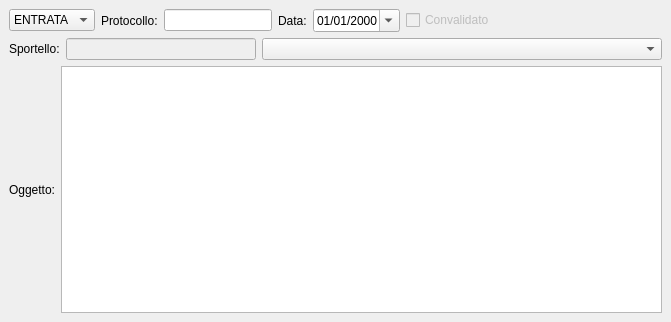
<?xml version="1.0" encoding="UTF-8"?>
<ui version="4.0">
 <class>MainWindow</class>
 <widget class="QMainWindow" name="MainWindow">
  <property name="geometry">
   <rect>
    <x>0</x>
    <y>0</y>
    <width>671</width>
    <height>322</height>
   </rect>
  </property>
  <property name="windowTitle">
   <string>inserimento vecchi protocolli</string>
  </property>
  <property name="nodelete" stdset="0">
   <bool>true</bool>
  </property>
  <widget class="QWidget" name="centralwidget">
   <layout class="QVBoxLayout" name="verticalLayout">
    <item>
     <layout class="QGridLayout" name="gridLayout" columnstretch="0,0,0,0,0,0,1">
      <item row="0" column="2">
       <widget class="QLineEdit" name="lineEdit">
        <property name="column" stdset="0">
         <string>iddocumento</string>
        </property>
        <property name="search" stdset="0">
         <bool>true</bool>
        </property>
       </widget>
      </item>
      <item row="0" column="0">
       <widget class="QComboBox" name="comboBox">
        <property name="column" stdset="0">
         <string>tipo</string>
        </property>
        <item>
         <property name="text">
          <string>ENTRATA</string>
         </property>
        </item>
        <item>
         <property name="text">
          <string>USCITA</string>
         </property>
        </item>
        <item>
         <property name="text">
          <string>INTERNO</string>
         </property>
        </item>
       </widget>
      </item>
      <item row="0" column="3">
       <widget class="QLabel" name="label_3">
        <property name="text">
         <string>Data:</string>
        </property>
       </widget>
      </item>
      <item row="0" column="4">
       <widget class="com.axiastudio.pypapi.ui.widgets.PyPaPiDateEdit" name="dateEdit">
        <property name="displayFormat">
         <string>dd/MM/yyyy</string>
        </property>
        <property name="calendarPopup">
         <bool>true</bool>
        </property>
        <property name="column" stdset="0">
         <string>dataprotocollo</string>
        </property>
        <property name="search" stdset="0">
         <bool>true</bool>
        </property>
       </widget>
      </item>
      <item row="0" column="5">
       <widget class="QCheckBox" name="checkBox">
        <property name="enabled">
         <bool>false</bool>
        </property>
        <property name="text">
         <string>Convalidato</string>
        </property>
        <property name="checkable">
         <bool>true</bool>
        </property>
        <property name="tristate">
         <bool>false</bool>
        </property>
        <property name="column" stdset="0">
         <string>convalidaprotocollo</string>
        </property>
       </widget>
      </item>
      <item row="0" column="1">
       <widget class="QLabel" name="label">
        <property name="text">
         <string>Protocollo:</string>
        </property>
       </widget>
      </item>
      <item row="0" column="6">
       <spacer name="horizontalSpacer">
        <property name="orientation">
         <enum>Qt::Horizontal</enum>
        </property>
        <property name="sizeHint" stdset="0">
         <size>
          <width>40</width>
          <height>20</height>
         </size>
        </property>
       </spacer>
      </item>
     </layout>
    </item>
    <item>
     <layout class="QHBoxLayout" name="horizontalLayout" stretch="0,1,2">
      <item>
       <widget class="QLabel" name="label_4">
        <property name="text">
         <string>Sportello:</string>
        </property>
       </widget>
      </item>
      <item>
       <widget class="QLineEdit" name="lineEdit_sportello">
        <property name="enabled">
         <bool>false</bool>
        </property>
       </widget>
      </item>
      <item>
       <widget class="com.axiastudio.pypapi.ui.widgets.PyPaPiComboBox" name="comboBox_2">
        <property name="sizePolicy">
         <sizepolicy hsizetype="Expanding" vsizetype="Fixed">
          <horstretch>0</horstretch>
          <verstretch>0</verstretch>
         </sizepolicy>
        </property>
        <property name="minimumSize">
         <size>
          <width>400</width>
          <height>0</height>
         </size>
        </property>
        <property name="column" stdset="0">
         <string>sportello</string>
        </property>
       </widget>
      </item>
     </layout>
    </item>
    <item>
     <layout class="QHBoxLayout" name="horizontalLayout_2">
      <item>
       <widget class="QLabel" name="label_2">
        <property name="text">
         <string>Oggetto:</string>
        </property>
       </widget>
      </item>
      <item>
       <widget class="QTextEdit" name="textEdit">
        <property name="column" stdset="0">
         <string>oggetto</string>
        </property>
        <property name="search" stdset="0">
         <bool>true</bool>
        </property>
       </widget>
      </item>
     </layout>
    </item>
   </layout>
  </widget>
 </widget>
 <customwidgets>
  <customwidget>
   <class>com.axiastudio.pypapi.ui.widgets.PyPaPiComboBox</class>
   <extends>QComboBox</extends>
   <header>pypapicombobox.h</header>
  </customwidget>
  <customwidget>
   <class>com.axiastudio.pypapi.ui.widgets.PyPaPiDateEdit</class>
   <extends>QDateEdit</extends>
   <header>pypapidateedit.h</header>
  </customwidget>
 </customwidgets>
 <tabstops>
  <tabstop>comboBox</tabstop>
  <tabstop>lineEdit</tabstop>
  <tabstop>dateEdit</tabstop>
  <tabstop>textEdit</tabstop>
  <tabstop>checkBox</tabstop>
 </tabstops>
 <resources/>
 <connections/>
</ui>
